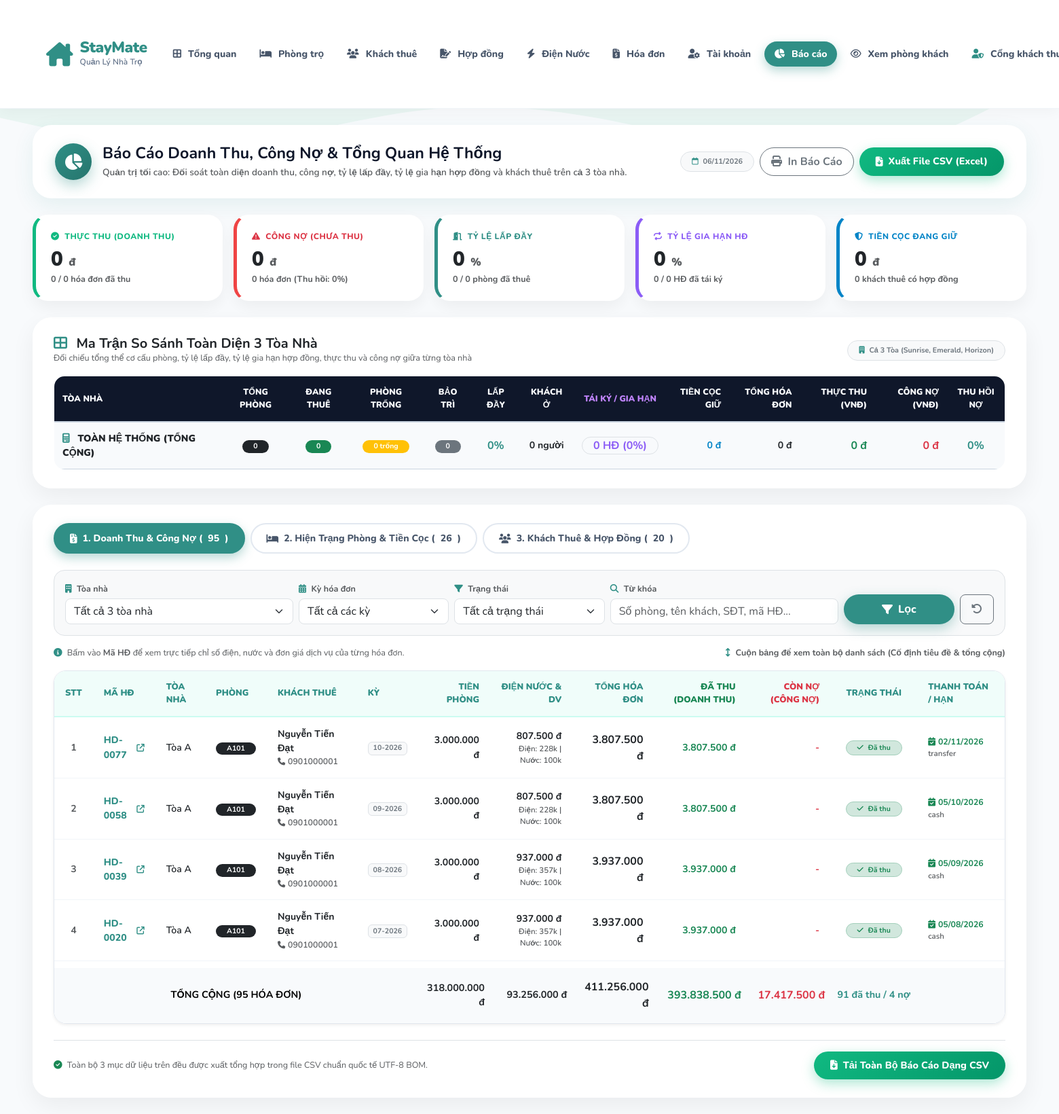
Page /index.php?route=reports_csv (signed in) on the committed database.
### tables this page shows
CREATE TABLE `invoices` (
  `id` int NOT NULL AUTO_INCREMENT,
  `room_id` int NOT NULL,
  `contract_id` int NOT NULL,
  `month_year` varchar(7) NOT NULL,
  `room_price` decimal(10,2) DEFAULT '0.00',
  `electric_amount` decimal(10,2) DEFAULT '0.00',
  `water_amount` decimal(10,2) DEFAULT '0.00',
  `service_fee` decimal(10,2) DEFAULT '0.00',
  `total_amount` decimal(10,2) NOT NULL,
  `status` enum('unpaid','paid') DEFAULT 'unpaid',
  `due_date` date DEFAULT NULL,
  `paid_at` datetime DEFAULT NULL,
  `payment_method` varchar(20) DEFAULT NULL,
  `payment_note` varchar(255) DEFAULT NULL,
  `created_at` timestamp NULL DEFAULT CURRENT_TIMESTAMP,
  PRIMARY KEY (`id`),
  UNIQUE KEY `unique_invoice_month` (`room_id`,`month_year`),
  KEY `idx_invoices_contract` (`contract_id`),
  CONSTRAINT `fk_invoices_contract` FOREIGN KEY (`contract_id`) REFERENCES `contracts` (`id`),
  CONSTRAINT `fk_invoices_room` FOREIGN KEY (`room_id`) REFERENCES `rooms` (`id`)
);

CREATE TABLE `rooms` (
  `id` int NOT NULL AUTO_INCREMENT,
  `building_id` int DEFAULT NULL,
  `room_number` varchar(20) NOT NULL,
  `price` decimal(10,2) NOT NULL,
  `status` varchar(20) DEFAULT 'available',
  `description` text,
  `created_at` timestamp NULL DEFAULT CURRENT_TIMESTAMP,
  PRIMARY KEY (`id`),
  UNIQUE KEY `room_number` (`room_number`),
  KEY `idx_rooms_building` (`building_id`),
  CONSTRAINT `fk_rooms_building` FOREIGN KEY (`building_id`) REFERENCES `buildings` (`id`) ON DELETE SET NULL
);

CREATE TABLE `users` (
  `id` int NOT NULL AUTO_INCREMENT,
  `username` varchar(50) NOT NULL,
  `password` varchar(255) NOT NULL,
  `full_name` varchar(100) NOT NULL,
  `phone` varchar(20) NOT NULL,
  `cccd` varchar(20) DEFAULT NULL,
  `birthday` date DEFAULT NULL,
  `gender` varchar(10) DEFAULT 'Nam',
  `email` varchar(100) NOT NULL,
  `occupation` varchar(100) DEFAULT NULL,
  `hometown` varchar(255) DEFAULT NULL,
  `emergency_contact` varchar(100) DEFAULT NULL,
  `status` varchar(50) DEFAULT 'Đang thuê',
  `roommate_name` varchar(100) DEFAULT NULL,
  `roommate_phone` varchar(20) DEFAULT NULL,
  `role` enum('admin','landlord','tenant','manager') NOT NULL DEFAULT 'tenant',
  `preferred_room_id` int DEFAULT NULL,
  `created_at` timestamp NULL DEFAULT CURRENT_TIMESTAMP,
  PRIMARY KEY (`id`),
  UNIQUE KEY `username` (`username`),
  UNIQUE KEY `email` (`email`)
);

### app/views/reports/csv.php (the view, shortened to what the rows shown need)
<!DOCTYPE html>
<html lang="vi">
<head>
    <link href="https://cdn.jsdelivr.net/npm/bootstrap@5.3.0/dist/css/bootstrap.min.css" rel="stylesheet">
    <link rel="stylesheet" href="https://cdnjs.cloudflare.com/ajax/libs/font-awesome/6.4.0/css/all.min.css">
</head>
<body>
    <div class="container-fluid px-3 px-xl-5 py-4">
        <div class="section-box mb-4">
            <div class="table-responsive">
                <table class="table matrix-table align-middle text-center mb-0 border rounded-4 overflow-hidden">
                    <thead>
                        <tr>
                            <th class="text-start" style="min-width: 200px;">Tòa Nhà</th>
                            <th>Tổng Phòng</th>
                            <th>Đang Thuê</th>
                            <th>Phòng Trống</th>
                            <th>Bảo Trì</th>
                            <th>Lấp Đầy</th>
                            <th>Khách Ở</th>
                            <th class="text-center" style="color: #c084fc;">Tái Ký / Gia Hạn</th>
                            <th class="text-end">Tiền Cọc Giữ</th>
                            <th class="text-end">Tổng Hóa Đơn</th>
                            <th class="text-end">Thực Thu (VNĐ)</th>
                            <th class="text-end">Công Nợ (VNĐ)</th>
                            <th class="text-center">Thu Hồi Nợ</th>
                        </tr>
                    </thead>
                </table>
            </div>
        </div>
        <div class="section-box">
            <div class="tab-content" id="reportTabsContent">
                <div class="tab-pane fade show active" id="tabInvoices" role="tabpanel" style="display: block;">
                    <div class="table-responsive table-scroll-container shadow-sm mb-3">
                        <table class="table table-hover table-custom align-middle mb-0" id="invoicesReportTable">
                            <thead>
                                <tr>
                                    <th class="text-center" style="width: 50px;">STT</th>
                                    <th>Mã HĐ</th>
                                    <th>Tòa Nhà</th>
                                    <th>Phòng</th>
                                    <th>Khách Thuê</th>
                                    <th>Kỳ</th>
                                    <th class="text-end">Tiền Phòng</th>
                                    <th class="text-end">Điện Nước & DV</th>
                                    <th class="text-end">Tổng Hóa Đơn</th>
                                    <th class="text-end text-success">Đã Thu (Doanh Thu)</th>
                                    <th class="text-end text-danger">Còn Nợ (Công Nợ)</th>
                                    <th class="text-center">Trạng Thái</th>
                                    <th>Thanh Toán / Hạn</th>
                                </tr>
                            </thead>
                            <tbody>
                                <?php if (!empty($invoiceRows)): ?>
                                    <?php
                                    $idx = 1;
                                    foreach ($invoiceRows as $r):
                                        $isPaid = $r['status'] === 'paid';
                                        $paid = $isPaid ? (float)$r['total_amount'] : 0;
                                        $debt = !$isPaid ? (float)$r['total_amount'] : 0;
                                        $roomPrice = (float)$r['computed_room'];
                                        $serviceTotal = (float)$r['computed_util'];
                                        $bldName = $r['building_name'] ?? ('Tòa ' . substr($r['room_number'], 0, 1));
                                        $bldCode = substr($r['room_number'], 0, 1);
                                    ?>
                                        <tr class="invoice-row"
                                            data-building="<?= htmlspecialchars($bldName) ?>"
                                            data-building-code="<?= htmlspecialchars($bldCode) ?>"
                                            data-month="<?= htmlspecialchars($r['month_year']) ?>"
                                            data-status="<?= $r['status'] ?>"
                                            data-amount="<?= (float)$r['total_amount'] ?>"
                                            data-room-price="<?= (float)$roomPrice ?>"
                                            data-util-price="<?= (float)$serviceTotal ?>"
                                            data-paid="<?= $paid ?>"
                                            data-debt="<?= $debt ?>"
                                            data-keyword="<?= strtolower($r['room_number'] . ' ' . ($r['tenant_name'] ?? '') . ' ' . ($r['tenant_phone'] ?? '') . ' hd-' . str_pad((string)$r['id'], 4, '0', STR_PAD_LEFT) . ' ' . $bldName) ?>">
                                            <td class="text-center text-muted fw-bold inv-stt"><?= $idx++ ?></td>
                                            <td>
                                                <a href="index.php?route=invoices/detail&id=<?= $r['id'] ?>" target="_blank" class="invoice-link" title="Xem chi tiết tiền phòng, điện nước & dịch vụ">
                                                    HD-<?= str_pad((string)$r['id'], 4, '0', STR_PAD_LEFT) ?>
                                                    <i class="fa-solid fa-arrow-up-right-from-square" style="font-size: 0.72rem;"></i>
                                                </a>
                                            </td>
                                            <td><?= htmlspecialchars($bldName) ?></td>
                                            <td><span class="badge bg-dark rounded-pill px-3 py-1"><?= htmlspecialchars($r['room_number']) ?></span></td>
                                            <td>
                                                <div class="fw-bold text-dark"><?= htmlspecialchars($r['tenant_name'] ?? 'Khách vãng lai') ?></div>
                                                <?php if (!empty($r['tenant_phone'])): ?>
                                                    <div class="small text-muted"><i class="fa-solid fa-phone me-1" style="font-size: 0.7rem;"></i><?= htmlspecialchars($r['tenant_phone']) ?></div>
                                                <?php endif; ?>
                                            </td>
                                            <td><span class="badge bg-light text-secondary border"><?= htmlspecialchars($r['month_year']) ?></span></td>
                                            <td class="text-end fw-bold text-dark"><?= number_format($roomPrice, 0, ',', '.') ?> đ</td>
                                            <td class="text-end">
                                                <div class="fw-bold text-dark"><?= number_format($serviceTotal, 0, ',', '.') ?> đ</div>
                                                <div class="text-muted" style="font-size: 0.72rem;" title="Điện: <?= number_format((float)$r['electric_amount'], 0, ',', '.') ?> đ | Nước: <?= number_format((float)$r['water_amount'], 0, ',', '.') ?> đ | DV: <?= number_format((float)$r['service_fee'], 0, ',', '.') ?> đ">
                                                    Điện: <?= number_format((float)$r['electric_amount'] / 1000, 0) ?>k | Nước: <?= number_format((float)$r['water_amount'] / 1000, 0) ?>k
                                                </div>
                                            </td>
                                            <td class="text-end fw-bold fs-6"><?= number_format((float)$r['total_amount'], 0, ',', '.') ?> đ</td>
                                            <td class="text-end fw-bold text-success">
                                                <?= $isPaid ? (number_format($paid, 0, ',', '.') . ' đ') : '-' ?>
                                            </td>
                                            <td class="text-end fw-bold text-danger">
                                                <?= !$isPaid ? (number_format($debt, 0, ',', '.') . ' đ') : '-' ?>
                                            </td>
                                            <td class="text-center">
                                                <?php if ($isPaid): ?>
                                                    <span class="badge bg-success-subtle text-success border border-success-subtle rounded-pill px-3 py-1 fw-bold">
                                                        <i class="fa-solid fa-check me-1"></i> Đã thu
                                                    </span>
                                                <?php else: ?>
                                                    <span class="badge bg-danger-subtle text-danger border border-danger-subtle rounded-pill px-3 py-1 fw-bold">
                                                        <i class="fa-solid fa-clock me-1"></i> Chưa thu
                                                    </span>
                                                <?php endif; ?>
                                            </td>
                                            <td>
                                                <?php if ($isPaid): ?>
                                                    <div class="text-success fw-bold small">
                                                        <i class="fa-solid fa-calendar-check me-1"></i><?= !empty($r['paid_at']) ? date('d/m/Y', strtotime($r['paid_at'])) : date('d/m/Y', strtotime($r['due_date'])) ?>
                                                    </div>
                                                    <div class="text-muted" style="font-size: 0.72rem;"><?= htmlspecialchars($r['payment_method'] ?? 'Chuyển khoản') ?></div>
                                                <?php endif; ?>
                                            </td>
                                        </tr>
                                    <?php endforeach; ?>
                                <?php endif; ?>
                            </tbody>
                        </table>
                    </div>
                </div>
            </div>
        </div>
    </div>
</body>
</html>

### rows in the picture
invoices: id "0077", bldName "Tòa A", room.room_number "A101", users.full_name "Nguyễn Tiến Đạt", users.phone "0901000001", month_year "10-2026", roomPrice "3.000.000", serviceTotal "807.500", (float)$r['electric_amount']/1000 "228", (float)$r['water_amount']/1000 "100", total_amount "3.807.500", paid "3.807.500", shows "Đã thu", paid_at "02/11/2026", payment_method "transfer"
invoices: id "0058", bldName "Tòa A", room.room_number "A101", users.full_name "Nguyễn Tiến Đạt", users.phone "0901000001", month_year "09-2026", roomPrice "3.000.000", serviceTotal "807.500", (float)$r['electric_amount']/1000 "228", (float)$r['water_amount']/1000 "100", total_amount "3.807.500", paid "3.807.500", shows "Đã thu", paid_at "05/10/2026", payment_method "cash"
invoices: id "0039", bldName "Tòa A", room.room_number "A101", users.full_name "Nguyễn Tiến Đạt", users.phone "0901000001", month_year "08-2026", roomPrice "3.000.000", serviceTotal "937.000", (float)$r['electric_amount']/1000 "357", (float)$r['water_amount']/1000 "100", total_amount "3.937.000", paid "3.937.000", shows "Đã thu", paid_at "05/09/2026", payment_method "cash"
invoices: id "0020", bldName "Tòa A", room.room_number "A101", users.full_name "Nguyễn Tiến Đạt", users.phone "0901000001", month_year "07-2026", roomPrice "3.000.000", serviceTotal "937.000", (float)$r['electric_amount']/1000 "357", (float)$r['water_amount']/1000 "100", total_amount "3.937.000", paid "3.937.000", shows "Đã thu", paid_at "05/08/2026", payment_method "cash"

### other values in the picture
$pageTitle "Báo Cáo Doanh Thu, Công Nợ & Tổng Quan Hệ Thống"
$systemSummary['paid_amount'] "0"
$systemSummary['paid_count'] "0"
$systemSummary['total_invoices'] "0"
$systemSummary['unpaid_amount'] "0"
$systemSummary['unpaid_count'] "0"
$systemSummary['collection_rate'] "0"
$systemSummary['occupancy_rate'] "0"
$systemSummary['rented_rooms'] "0"
$systemSummary['total_rooms'] "0"
$systemSummary['renewal_rate'] "0"
$systemSummary['renewed_count'] "0"
$systemSummary['tenant_count'] "0"
$systemSummary['deposit_held'] "0"
$systemSummary['available_rooms'] "0"
